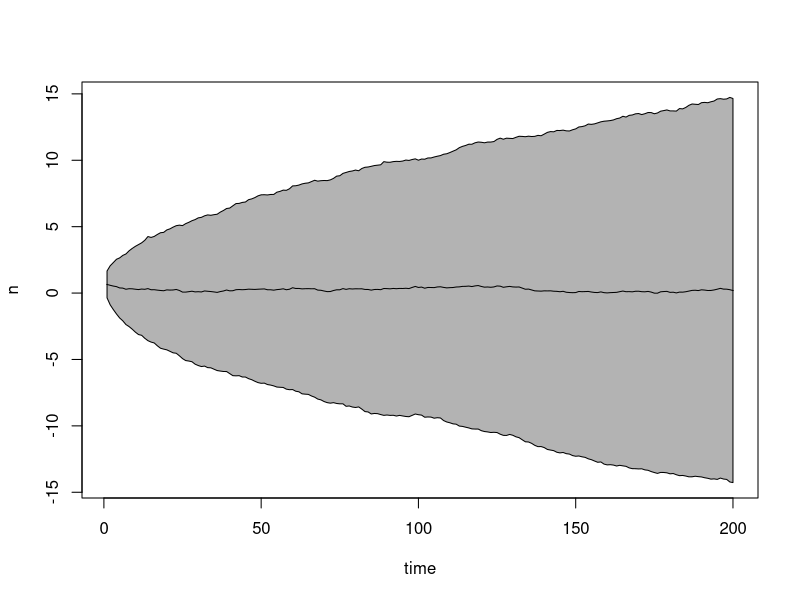

Source code (R):
###############   THIS IS MY FIRST SCRIPT USING R STUDIO, GIT AND GITHUB

## first executable command - the random walk, which is what this currently feels like

#compiling function
rand.walk<-function(sim.number,sim.length){

#creating initital objects
n0<-rnorm(1)  
n.vec<-rep(NA,sim.length)
  
#simulation loop
for(j in 1:sim.number){
#random walk loop
for(i in 1:sim.length){
if(i==1){n.old<-n0}
if(i>1){n.old<-n.vec[i-1]}
n.vec[i]<-n.old+rnorm(1)  
} # end random walk loop - now collect the data
if(j == 1){n.sims<-n.vec}
if(j > 1){n.sims<-cbind(n.sims,n.vec)}
}

n.sims.df<-as.data.frame(n.sims)
names(n.sims.df)<-seq(1:sim.number)



#doing summary statistics of the simulations
summary.df<-as.data.frame(t(
  apply(
      as.data.frame(n.sims), 1, function(x) c(mean(x),sd(x))
    )
    ))

names(summary.df)<-c("mean","sd")

summary.df[,"n.plus.sd"]<-summary.df[,1]+summary.df[,2]
summary.df[,"n.minus.sd"]<-summary.df[,1]-summary.df[,2]


# initiating printing of plot of summary results
plot(summary.df[,"mean"],
     type = "l",
     ylim = c(min(summary.df),max(summary.df)),
     xlab = "time",
     ylab = "n"
     )

#plotting standard deviation
polygon(x = c(1:sim.length, sim.length:1),
        y = c(summary.df[,"n.minus.sd"], rev(summary.df[,"n.plus.sd"])), 
        col = "grey70"
        )

#plotting mean
lines(summary.df[,1])


## creating a list to return objects
return.object<-list()
return.object[["summary"]]<-summary.df
return.object[["sims"]]<-n.sims.df

## returning objects
return(return.object)

}


#setting parameters
set.seed(234)
output<-rand.walk(sim.number=500,sim.length=200)
